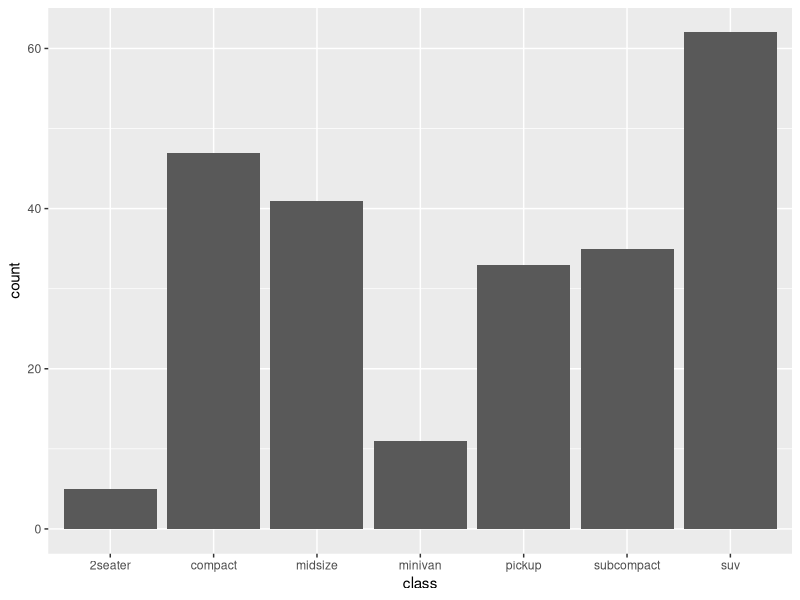
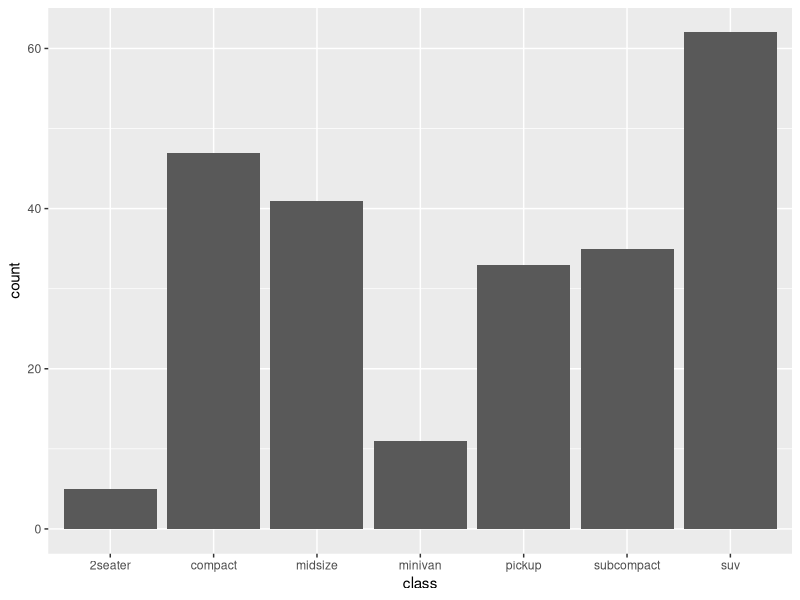
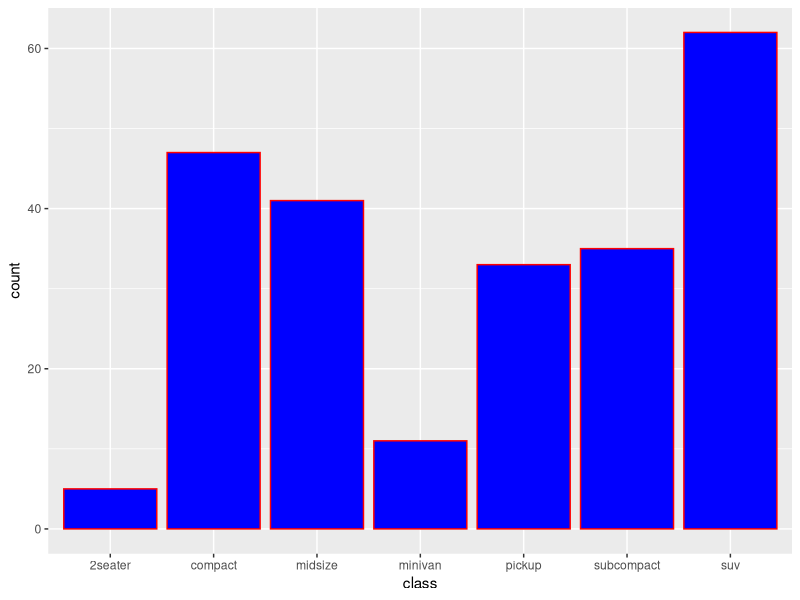
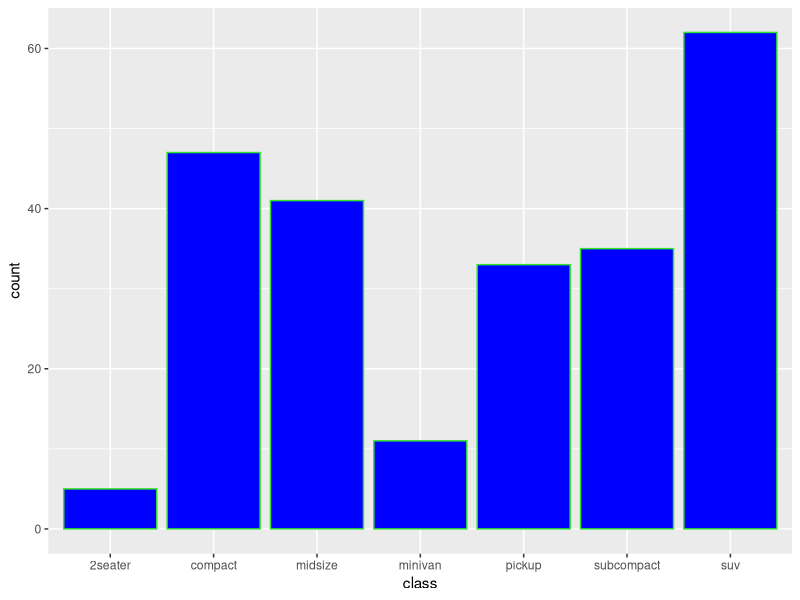
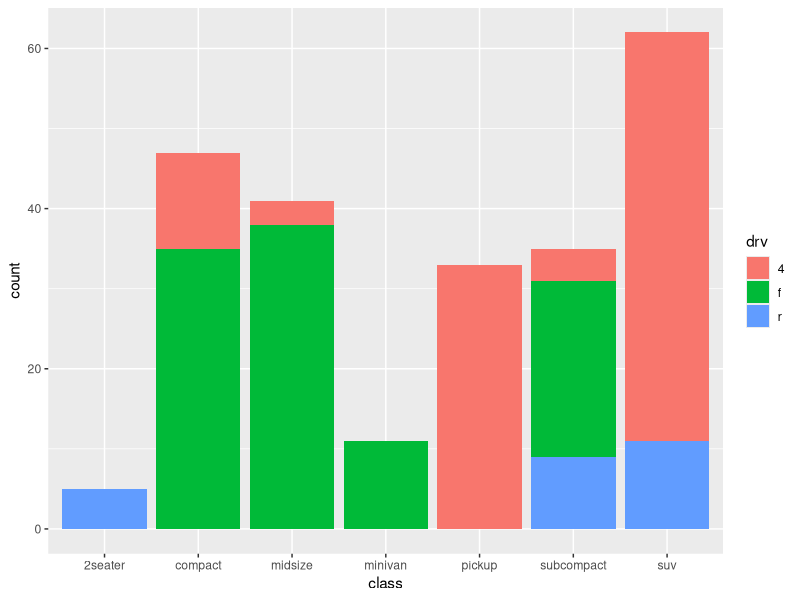
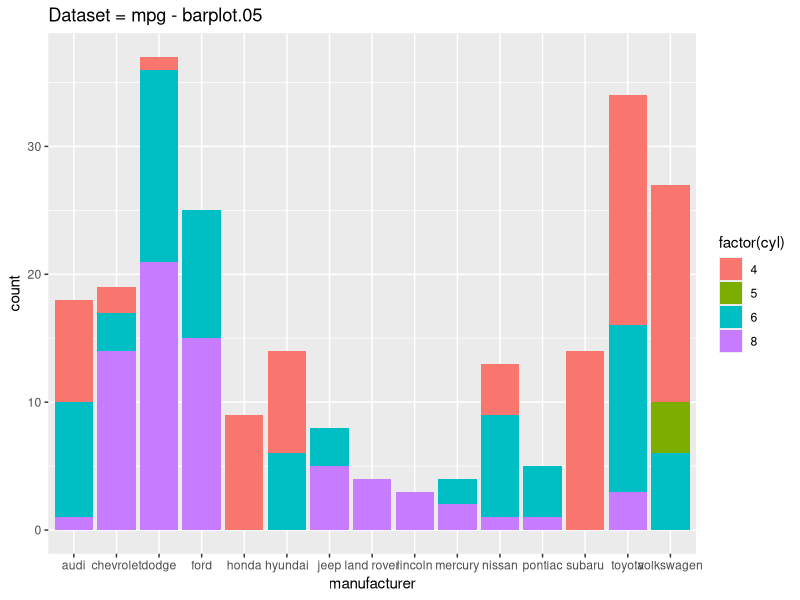

Reproduce these figures in R, in order.
# barplots.R => gráfico de una variable discreta

library(ggplot2)

# str(mpg) => muestra la estructura del dataset

# head(datos.11) => muestra las primeras líneas del dataframe

# crear un barplot con la variable discreta class

# Ctrl + Shipt + S => para ejecutarlo

# One Way

# https://ggplot2.tidyverse.org/reference/mpg.html => documentación data.frame mpg

datos.11 <- mpg

barplot.01 <- ggplot(datos.11, aes(x=class))
barplot.01 <- barplot.01 + geom_bar()
print(barplot.01)


barplot.01 <- ggplot(datos.11, aes(x=class)) + geom_bar()
print(barplot.01)


barplot.02 <- ggplot(datos.11, aes(x=class)) + geom_bar(color='red', fill='blue')
print(barplot.02)

barplot.03 <- ggplot(datos.11, aes(x=class)) + geom_bar(color='#33e32d', fill='blue')
print(barplot.03)

# drv => tipo de transmisión => el relleno del gráfico se hará en función de esta variable
# string drive type 	f, r, 4, 
# f=front wheel, rueda delantera
# r=rear wheel, rueda trasera
# 4=4 wheel, cuatro ruedas

barplot.04 <- ggplot(datos.11, aes(x=class)) + geom_bar(aes(fill=drv))
print(barplot.04)

# Crear un barplot del dataset mpg para analizar la fabricación 
# manufacturer => fabricación => el relleno del gráfico se hará en función del número de cilindros (cyl)
# > factor(datos.15$cyl)
#   [1] 4 4 4 4 6 6 6 4 4 4 4 6 6 6 6 6 6 8 8 8 8 8 8 8 8 8 8 8 8 8 8 8 4 4 6 6 6
#  [38] 4 6 6 6 6 6 6 6 6 6 6 6 6 6 6 8 8 8 8 8 6 8 8 8 8 8 8 8 8 8 8 8 8 8 8 8 8
#  [75] 8 8 8 6 6 6 6 8 8 6 6 8 8 8 8 8 6 6 6 6 8 8 8 8 8 4 4 4 4 4 4 4 4 4 4 4 4
# [112] 4 6 6 6 4 4 4 4 6 6 6 6 6 6 8 8 8 8 8 8 8 8 8 8 8 8 6 6 8 8 4 4 4 4 6 6 6
# [149] 6 6 6 6 6 8 6 6 6 6 8 4 4 4 4 4 4 4 4 4 4 4 4 4 4 4 4 6 6 6 8 4 4 4 4 6 6
# [186] 6 4 4 4 4 6 6 6 4 4 4 4 4 8 8 4 4 4 6 6 6 6 4 4 4 4 6 4 4 4 4 4 5 5 6 6 4
# [223] 4 4 4 5 5 4 4 4 4 6 6 6
# Levels: 4 5 6 8
# > 
datos.15 <- mpg
barplot.05 <- ggplot(datos.15, aes(x=manufacturer)) + geom_bar(aes(fill=factor(cyl))) + 
 labs(y = "count",
 x = "manufacturer",
 title = "Dataset = mpg - barplot.05")
print(barplot.05)



